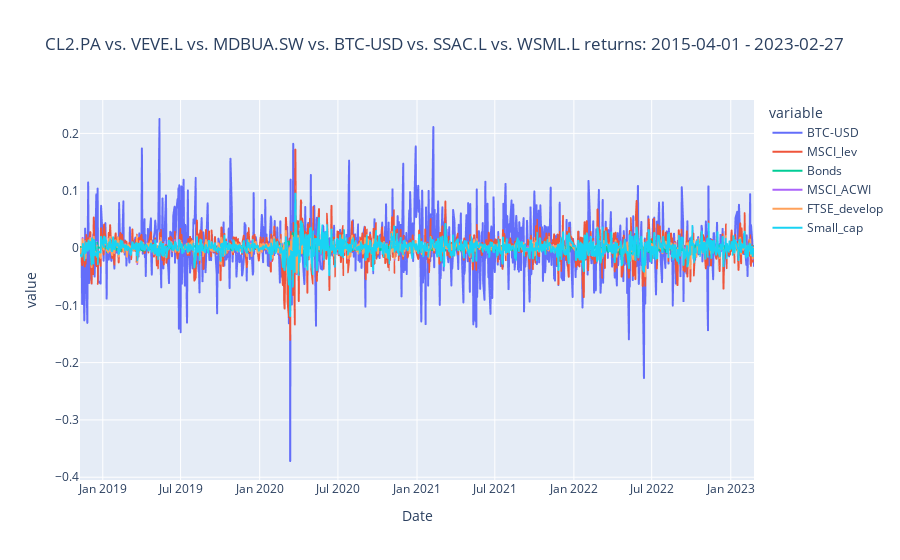

The notebook cell saved with this chart:
### Code cell
fig_price = px.line(returns, title=f'{" vs. ".join(tickers)} returns: {start_date} - {end_date}')
fig_price.show()

### Figure 1 — Plotly figure (JSON) as saved in the notebook; plotly's stock layout.template omitted (floating-point values rounded to 4 significant figures; data arrays with more than 128 entries replaced by an {"elided": "..."} marker saying what was removed)
{"data": [{"hovertemplate": "variable=BTC-USD<br>Date=%{x}<br>value=%{y}<extra></extra>", "legendgroup": "BTC-USD", "line": {"color": "#636efa", "dash": "solid"}, "marker": {"symbol": "circle"}, "mode": "lines", "name": "BTC-USD", "showlegend": true, "type": "scattergl", "x": {"elided": "1061 str values"}, "xaxis": "x", "y": {"elided": "1061 float values"}, "yaxis": "y"}, {"hovertemplate": "variable=MSCI_lev<br>Date=%{x}<br>value=%{y}<extra></extra>", "legendgroup": "MSCI_lev", "line": {"color": "#EF553B", "dash": "solid"}, "marker": {"symbol": "circle"}, "mode": "lines", "name": "MSCI_lev", "showlegend": true, "type": "scattergl", "x": {"elided": "1061 str values"}, "xaxis": "x", "y": {"elided": "1061 float values"}, "yaxis": "y"}, {"hovertemplate": "variable=Bonds<br>Date=%{x}<br>value=%{y}<extra></extra>", "legendgroup": "Bonds", "line": {"color": "#00cc96", "dash": "solid"}, "marker": {"symbol": "circle"}, "mode": "lines", "name": "Bonds", "showlegend": true, "type": "scattergl", "x": {"elided": "1061 str values"}, "xaxis": "x", "y": {"elided": "1061 float values"}, "yaxis": "y"}, {"hovertemplate": "variable=MSCI_ACWI<br>Date=%{x}<br>value=%{y}<extra></extra>", "legendgroup": "MSCI_ACWI", "line": {"color": "#ab63fa", "dash": "solid"}, "marker": {"symbol": "circle"}, "mode": "lines", "name": "MSCI_ACWI", "showlegend": true, "type": "scattergl", "x": {"elided": "1061 str values"}, "xaxis": "x", "y": {"elided": "1061 float values"}, "yaxis": "y"}, {"hovertemplate": "variable=FTSE_develop<br>Date=%{x}<br>value=%{y}<extra></extra>", "legendgroup": "FTSE_develop", "line": {"color": "#FFA15A", "dash": "solid"}, "marker": {"symbol": "circle"}, "mode": "lines", "name": "FTSE_develop", "showlegend": true, "type": "scattergl", "x": {"elided": "1061 str values"}, "xaxis": "x", "y": {"elided": "1061 float values"}, "yaxis": "y"}, {"hovertemplate": "variable=Small_cap<br>Date=%{x}<br>value=%{y}<extra></extra>", "legendgroup": "Small_cap", "line": {"color": "#19d3f3", "dash": "solid"}, "marker": {"symbol": "circle"}, "mode": "lines", "name": "Small_cap", "showlegend": true, "type": "scattergl", "x": {"elided": "1061 str values"}, "xaxis": "x", "y": {"elided": "1061 float values"}, "yaxis": "y"}], "layout": {"legend": {"title": {"text": "variable"}, "tracegroupgap": 0}, "title": {"text": "CL2.PA vs. VEVE.L vs. MDBUA.SW vs. BTC-USD vs. SSAC.L vs. WSML.L returns: 2015-04-01 - 2023-02-27"}, "xaxis": {"anchor": "y", "domain": [0, 1], "title": {"text": "Date"}}, "yaxis": {"anchor": "x", "domain": [0, 1], "title": {"text": "value"}}}}
